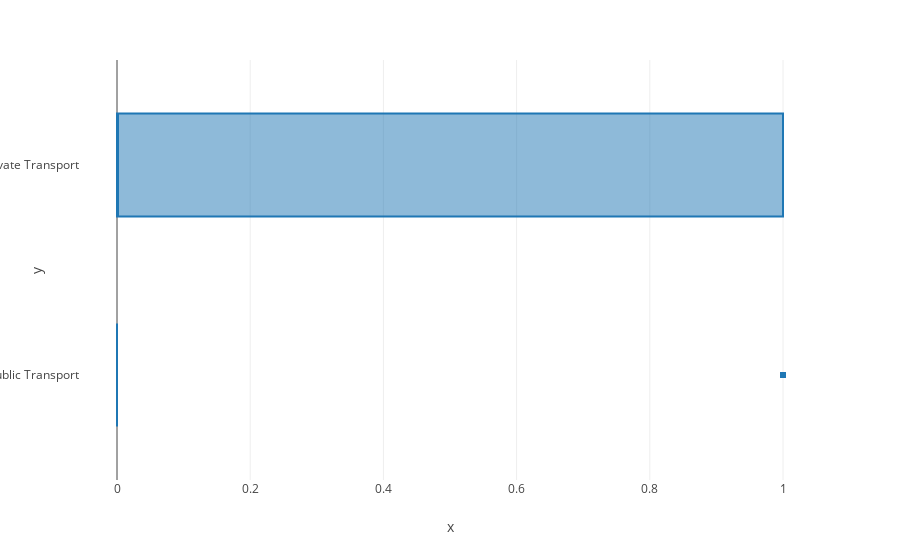

Here is the notebook cell this chart was saved with:
### Code cell
ig=px.box(x=df['Work Exp'],y=df['Transport'])
fig.show()

### Figure 1 — Plotly figure (JSON) as saved in the notebook; plotly's stock layout.template omitted (floating-point values rounded to 4 significant figures; data arrays with more than 128 entries replaced by an {"elided": "..."} marker saying what was removed)
{"data": [{"alignmentgroup": "True", "hovertemplate": "x=%{x}<br>y=%{y}<extra></extra>", "legendgroup": "", "marker": {"color": "#1F77B4"}, "name": "", "notched": false, "offsetgroup": "", "orientation": "h", "showlegend": false, "type": "box", "x": {"elided": "444 int values"}, "x0": " ", "xaxis": "x", "y": {"elided": "444 str values"}, "y0": " ", "yaxis": "y"}], "layout": {"boxmode": "group", "legend": {"tracegroupgap": 0}, "margin": {"t": 60}, "xaxis": {"anchor": "y", "domain": [0, 1], "title": {"text": "x"}}, "yaxis": {"anchor": "x", "domain": [0, 1], "title": {"text": "y"}}}}
